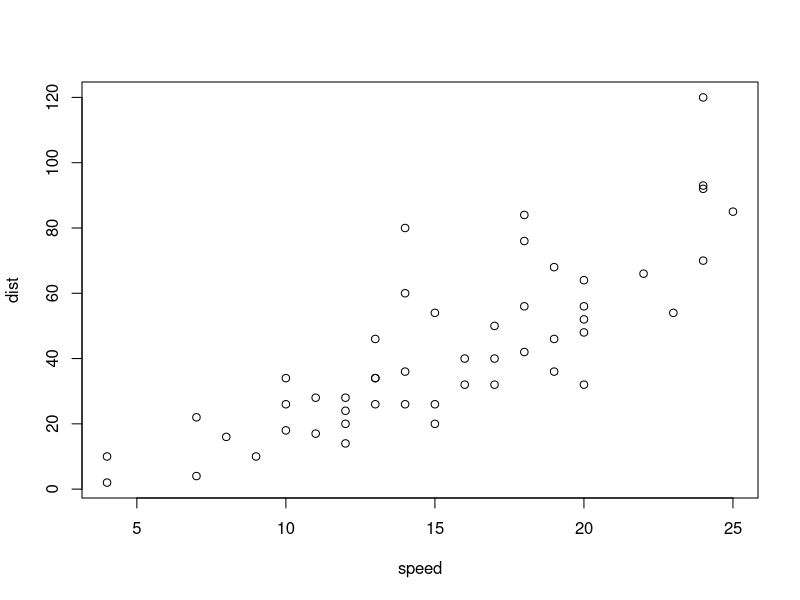
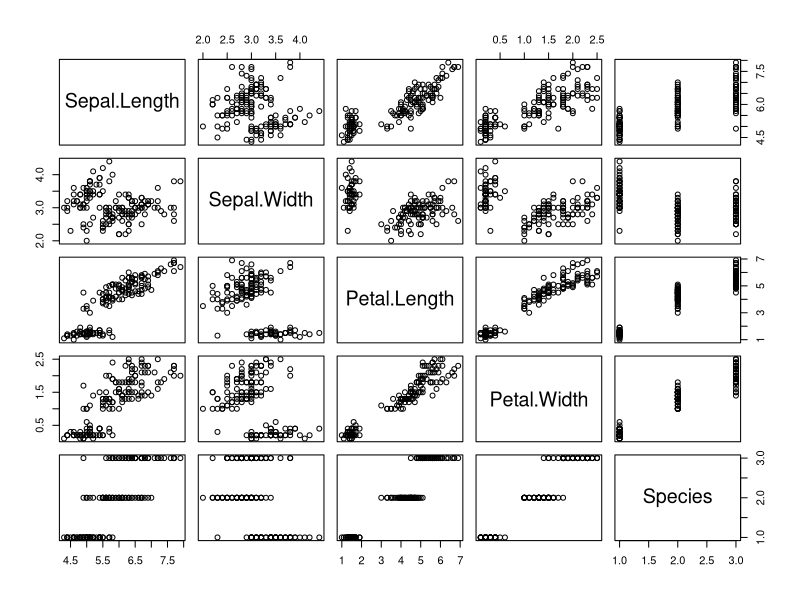
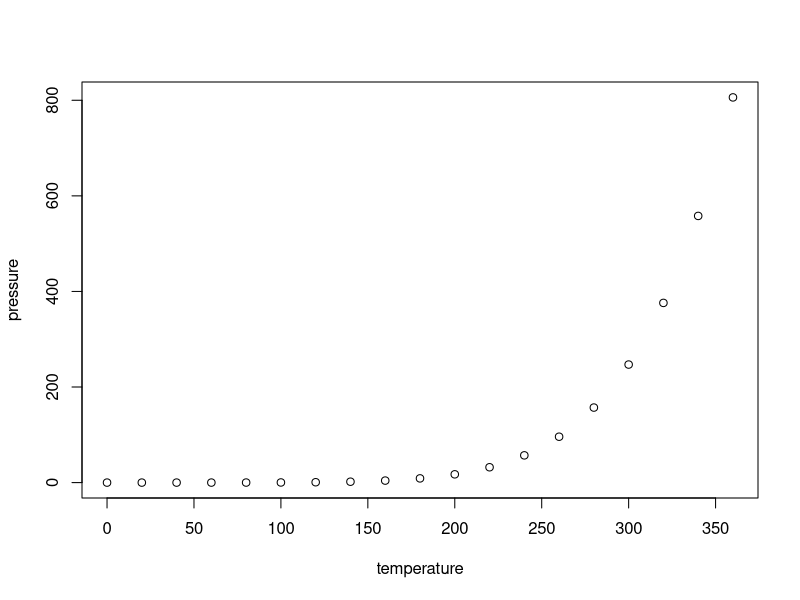

Source code (R) for these figures, in order:
## ---- chunk 1

## ---- chunk 2
#| column: screen-inset-shaded
#| layout-nrow: 1

plot(cars)
plot(iris)
plot(pressure)
